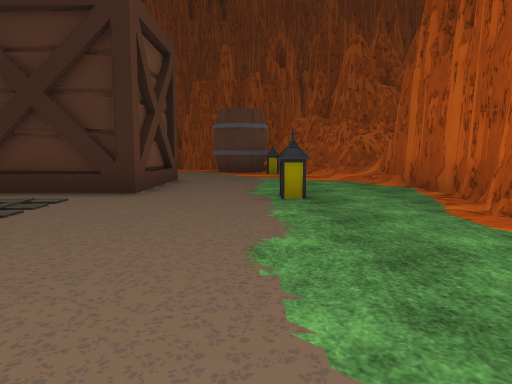
view 1 (above)

16 first-person views from a walk through a 3-D level made in the Unity game engine. The camera is 1.2 m above the floor, tilts 6° down and sees 70° across. The floor is counted in squares, 2 m on a side. Each view is taken from the middle of a square. On the plan, view 1 faces up. The plan holds only what a view shows up to about 10 squares ahead; the rest is blank. The place goes on beyond the plan. The player is left out. Some animated figures are not drawn. Some surface patterns are stand-ins.

view 2
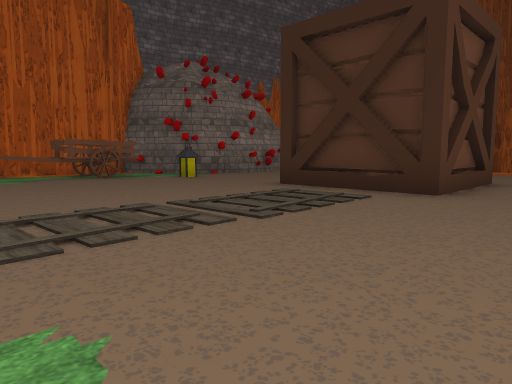

view 3
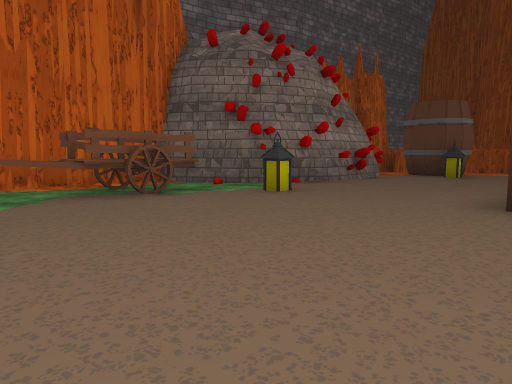

view 4
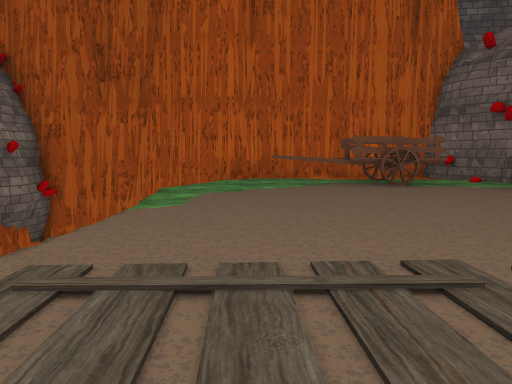

view 5
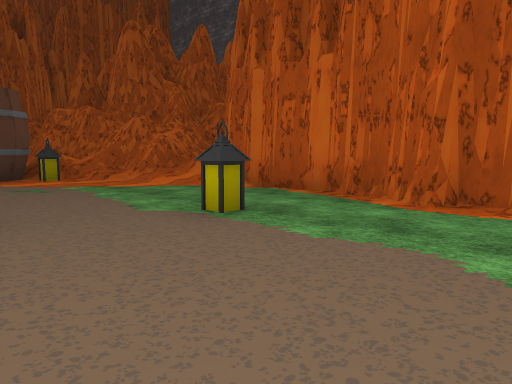

view 6
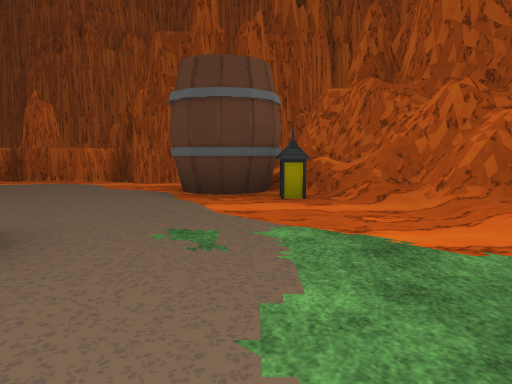

view 7
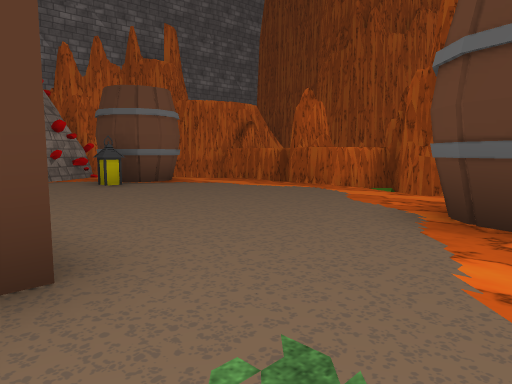

view 8
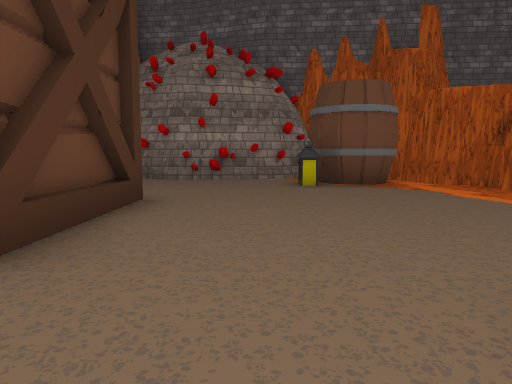

view 9
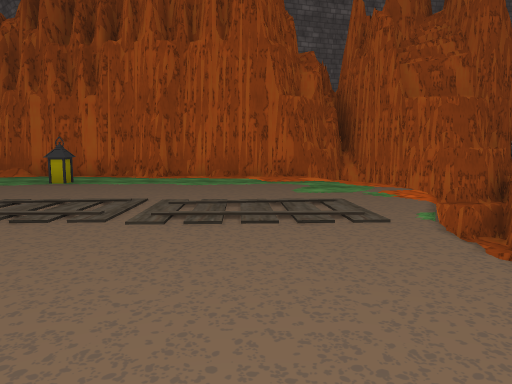

view 10
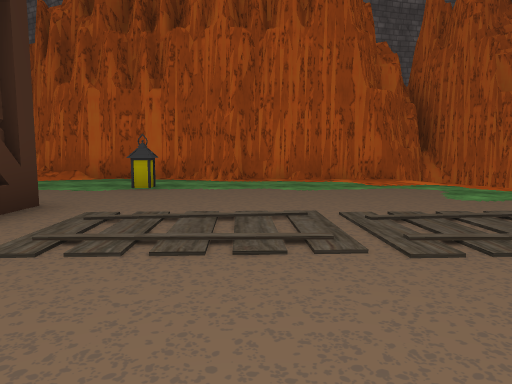

view 11
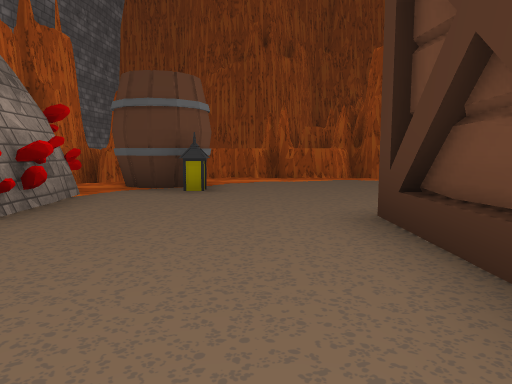

view 12
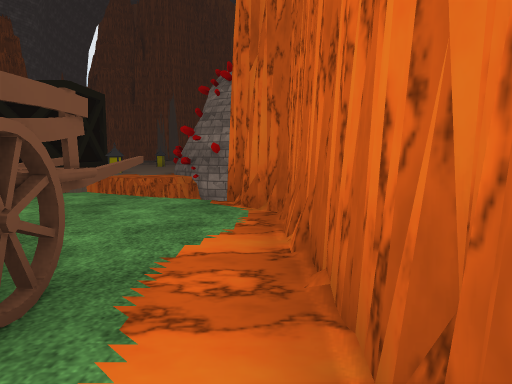

view 13
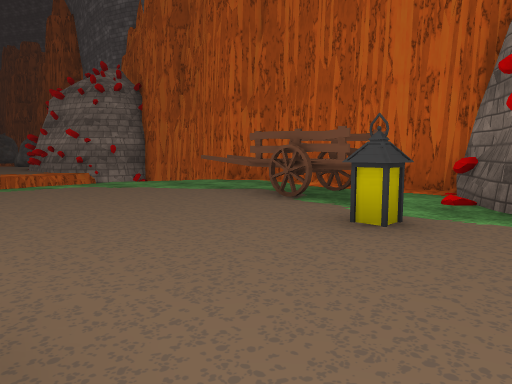

view 14
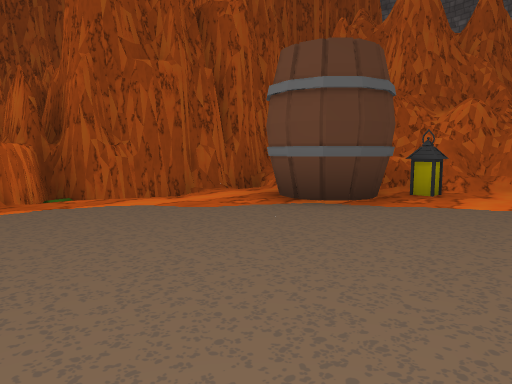

view 15
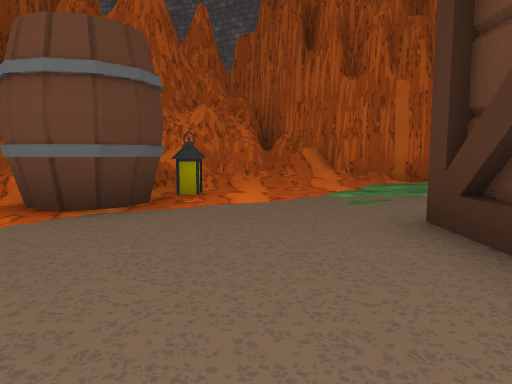

view 16
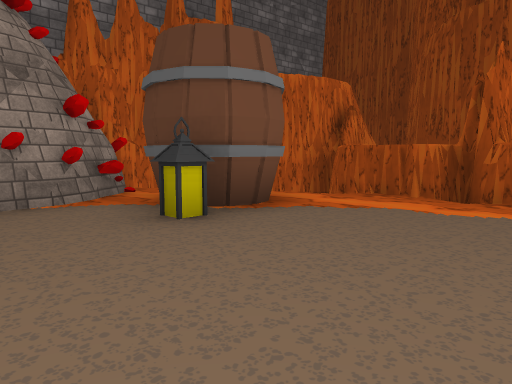

### Floor plan
Key: @ floor where view 1 was taken; # wall or solid block; . floor; / step, stairs or slope; = window, fence, low wall or low ledge; ^ raised ledge; v drop or lower ground; O other object.
Columns run from 12 left of view 1 to 5 right of it. Each row starts with its distance up from view 1.
 16     #  #^^
 15   ### ^=^#^
 14  ###v^###vv###
 13  # vO.......O=^
 12  ##O#O.....O#=^^
 11   ##.O.....OO/##
 10    #........../###
  9    #..........//##
  8    #....OOO.../##
  7   ##....O O....#
  6 ###.....OOO....#
  5 #...O.......O..#
  4 #.OO...........#
  3 #.OO...........#
  2 #.O............#
  1 ##.............^
  0  #v.........@..^
 -1  #  v   vv...vvv#
 -2  #        vvv   #
 -3  v             ##
 -4  ##vvv       vv#

Positions as (right, up) in squares from view 1, and headings:
1: (0, 0), facing up
2: (0, 0), facing up-left
3: (-4, 1), facing up-left
4: (-2, 1), facing left
5: (-2, 2), facing up-right
6: (0, 6), facing up
7: (0, 8), facing up-left
8: (0, 10), facing left
9: (-7, 1), facing right
10: (-6, 3), facing right
11: (-6, 5), facing up
12: (-11, 5), facing down
13: (-5, 7), facing down-left
14: (-5, 9), facing up-right
15: (-5, 10), facing right
16: (-4, 9), facing up-left
